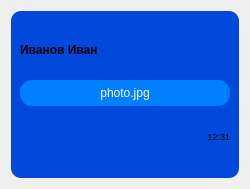
<?xml version="1.0" encoding="UTF-8"?>
<ui version="4.0">
 <class>TFormFileMessage</class>
 <widget class="QWidget" name="TFormFileMessage">
  <property name="geometry">
   <rect>
    <x>0</x>
    <y>0</y>
    <width>250</width>
    <height>189</height>
   </rect>
  </property>
  <property name="maximumSize">
   <size>
    <width>250</width>
    <height>16777215</height>
   </size>
  </property>
  <property name="windowTitle">
   <string>Form</string>
  </property>
  <layout class="QVBoxLayout" name="verticalLayout_2">
   <item>
    <widget class="QWidget" name="widget" native="true">
     <property name="styleSheet">
      <string notr="true">background-color: rgb(0, 73, 220);
border-radius: 10px;</string>
     </property>
     <layout class="QVBoxLayout" name="verticalLayout">
      <property name="spacing">
       <number>0</number>
      </property>
      <item>
       <widget class="QLabel" name="labelLogin">
        <property name="minimumSize">
         <size>
          <width>0</width>
          <height>30</height>
         </size>
        </property>
        <property name="maximumSize">
         <size>
          <width>16777215</width>
          <height>30</height>
         </size>
        </property>
        <property name="font">
         <font>
          <bold>true</bold>
         </font>
        </property>
        <property name="text">
         <string>Иванов Иван</string>
        </property>
       </widget>
      </item>
      <item>
       <widget class="QPushButton" name="pushButton">
        <property name="styleSheet">
         <string notr="true">QPushButton {
    border: none;
    border-radius: 12px; /* радиус скругления */
    padding: 6px 12px; /* отступ текста от края кнопки */
    background-color: #007fff;
    color: white;
}

QPushButton:hover {
    background-color: #006acc;
}

QPushButton:pressed {
    background-color: #0058a0;
}</string>
        </property>
        <property name="text">
         <string>photo.jpg</string>
        </property>
       </widget>
      </item>
      <item>
       <widget class="QLabel" name="labelTime">
        <property name="sizePolicy">
         <sizepolicy hsizetype="Preferred" vsizetype="Minimum">
          <horstretch>0</horstretch>
          <verstretch>0</verstretch>
         </sizepolicy>
        </property>
        <property name="maximumSize">
         <size>
          <width>16777215</width>
          <height>30</height>
         </size>
        </property>
        <property name="font">
         <font>
          <pointsize>7</pointsize>
         </font>
        </property>
        <property name="text">
         <string>12:31</string>
        </property>
        <property name="alignment">
         <set>Qt::AlignRight|Qt::AlignTrailing|Qt::AlignVCenter</set>
        </property>
        <property name="margin">
         <number>8</number>
        </property>
       </widget>
      </item>
     </layout>
    </widget>
   </item>
  </layout>
 </widget>
 <resources/>
 <connections/>
</ui>
